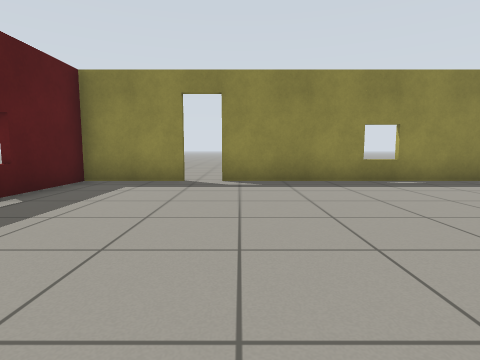
view 1 (above)

14 first-person views from a walk through a Gazebo world. The camera is 0.72 m above the floor, tilts 6° down and sees 80° across. The floor is counted in squares, 1 m on a side. Each view is taken from the middle of a square. On the plan, view 1 faces up. The plan holds only what a view shows up to about 10 squares ahead; the rest is blank. Simple patterns stand in for the simulator's built-in surfaces.

view 2
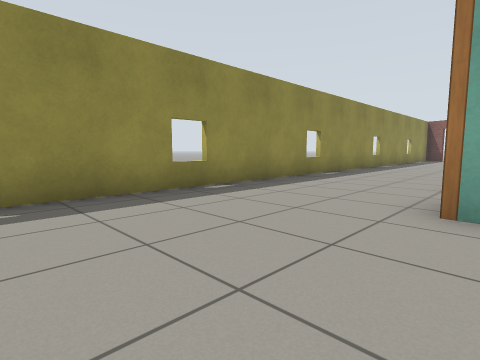

view 3
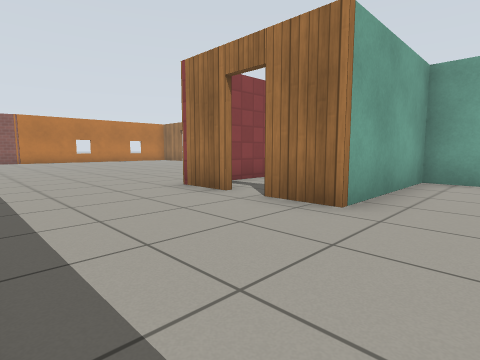

view 4
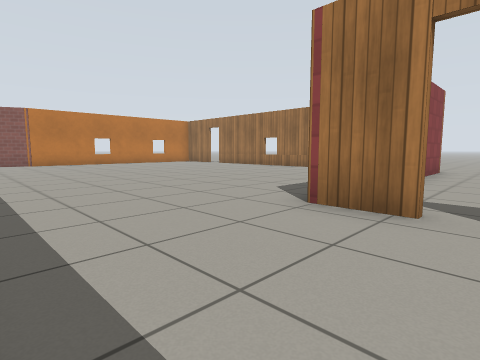

view 5
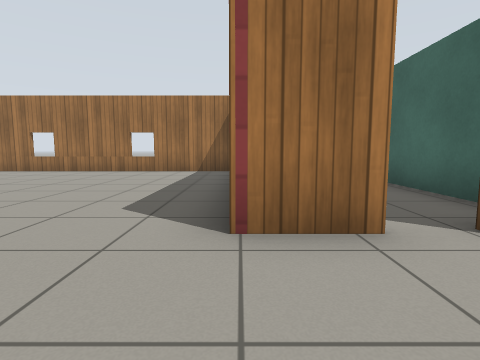

view 6
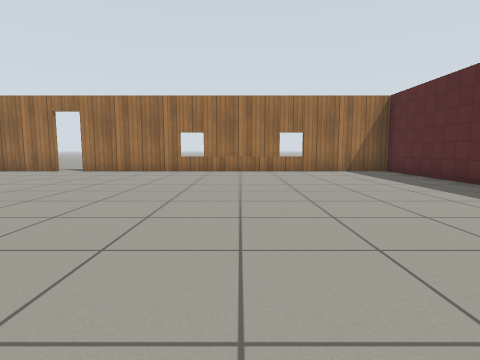

view 7
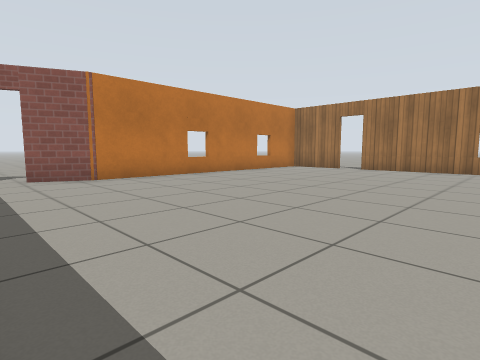

view 8
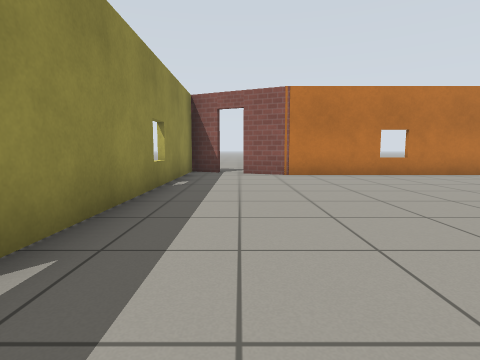

view 9
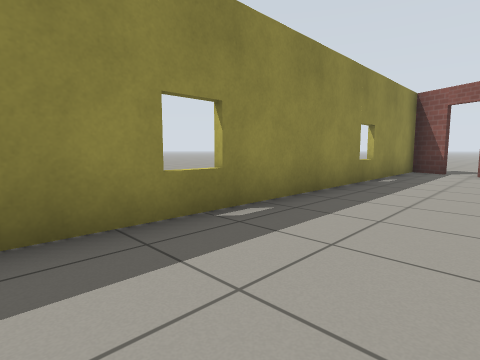

view 10
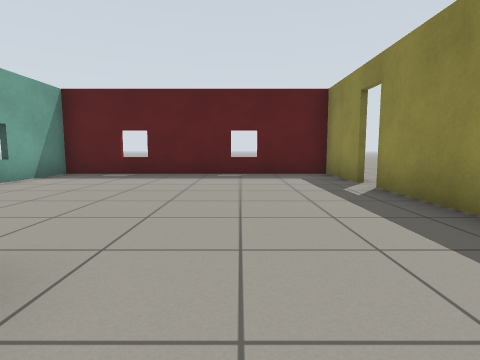

view 11
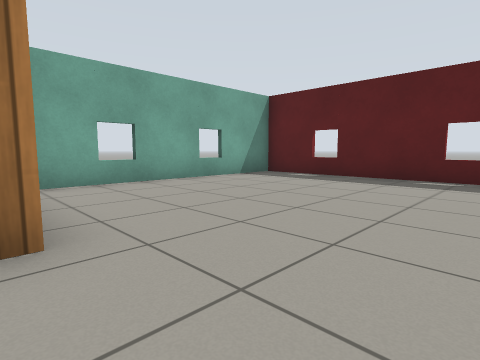

view 12
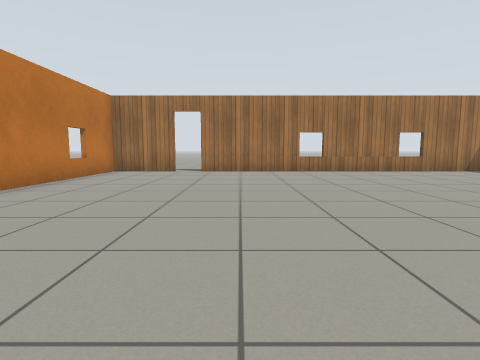

view 13
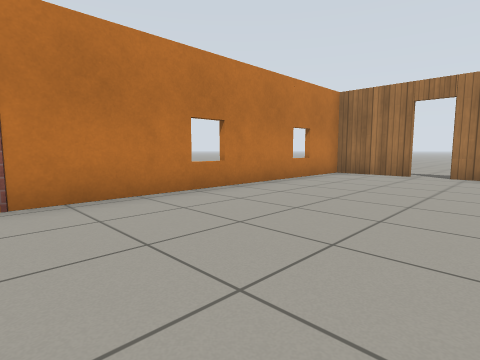

view 14
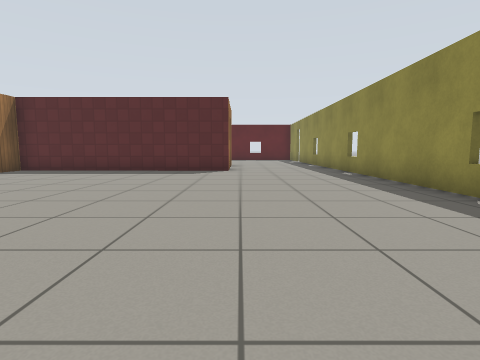

### Floor plan
Points are (right, up) in squares from view 1. A wall is a line through its corners. A room is listed if a view was taken in it or the views show most of it. See-through windows are left out.
Room 1 (views 1, 2, 3, 4, 5, 6, 7, 8, 9, 10, 11, 12, 13, 14)
walls: (5.8, 2.6) (7.1, 2.6) (7.1, -4.6) (17.4, -4.6); (18.1, -4.6) (20.2, -4.6) (20.2, 3.6) (20.8, 4.9); (21.1, 5.6) (21.5, 6.6) (-0.5, 6.6); (-1.2, 6.6) (-3.6, 6.6) (-3.6, -1.2) (3.6, -1.2) (3.6, 2.6) (4.9, 2.6)
ways out: open door at (-1, 7); open door at (5.5, 2.5); open door at (17.5, -5); open door at (21, 5)

Positions as (right, up) in squares from view 1, and headings:
1: (0, 0), facing up
2: (0, 2), facing up-right
3: (2, 6), facing down-right
4: (5, 6), facing down-right
5: (7, 5), facing down
6: (12, 5), facing down
7: (13, 6), facing down-right
8: (12, 5), facing right
9: (11, 4), facing up-right
10: (5, 4), facing left
11: (4, 5), facing down-left
12: (16, 5), facing down
13: (16, 4), facing down-right
14: (17, 3), facing left
